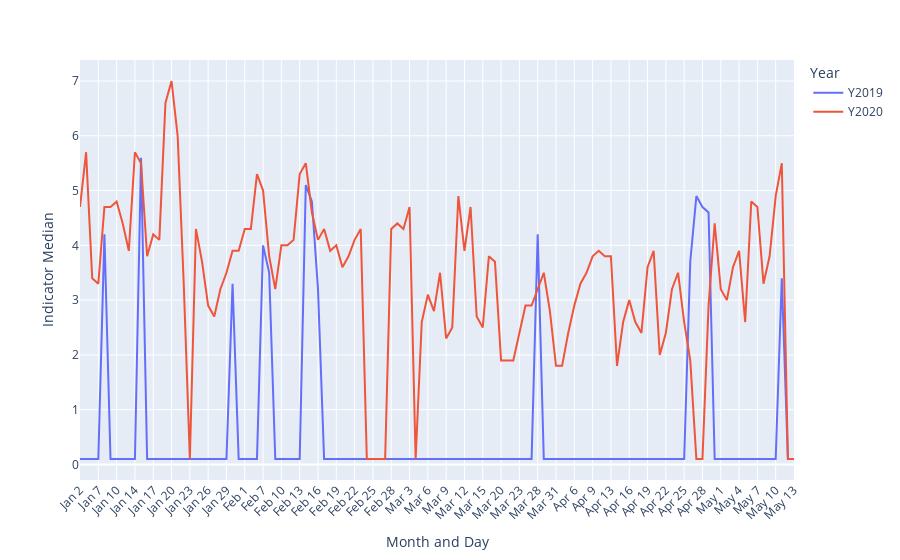

Notebook code for this chart:
### Markdown cell above
## Line stack creation

### Code cell
def line_plot(data, kpi, country):
    try:
        data = data[(data["Specie"]==kpi) & (data["CountryName"]==country)]
        sub_df = data[data.groupby('DayMonth').DayMonth.transform('count')>1].copy()
        fig = px.line(sub_df.sort_values(["DayOfYear"]), x="DayMonth", y="median", color="Year") #labels={'x':'DayMonth'}
        fig.update_xaxes(tickangle=-45, title_text='Month and Day')
        fig.update_yaxes(title_text='Indicator Median')
    except:
        pass
    return fig

data2019_grouped = clean_data2019[["DayOfYear", "DayMonth", "Specie", "Country3", "CountryName", "median"]].groupby(["DayOfYear", "DayMonth", "Specie", "Country3", "CountryName"], as_index=False).mean().sort_values('DayOfYear', ascending=True)
data2020_grouped = clean_data2020[["DayOfYear", "DayMonth", "Specie", "Country3", "CountryName", "median"]].groupby(["DayOfYear", "DayMonth", "Specie", "Country3", "CountryName"], as_index=False).mean().sort_values('DayOfYear', ascending=True)
data2019_grouped['Year'] = 'Y2019'
data2020_grouped['Year'] = 'Y2020'

data_grouped_days = pd.concat([data2019_grouped, data2020_grouped])
#data_grouped_days = data_grouped_days[data_grouped_days.groupby('DayMonth').DayMonth.transform('count')>1].copy()
#data_grouped_days = data_grouped_days[(data_grouped_days["Specie"]=="co") & (data_grouped_days["CountryName"]=="Argentina")]

figure = line_plot(data_grouped_days, 'co', 'Argentina')
figure.show()

### Figure 1 — Plotly figure (JSON) as saved in the notebook; plotly's stock layout.template omitted (floating-point values rounded to 4 significant figures)
{"data": [{"hoverlabel": {"namelength": 0}, "hovertemplate": "Year=Y2019<br>DayMonth=%{x}<br>median=%{y}", "legendgroup": "Y2019", "line": {"color": "#636efa", "dash": "solid"}, "mode": "lines", "name": "Y2019", "showlegend": true, "type": "scatter", "x": ["Jan 2", "Jan 3", "Jan 6", "Jan 7", "Jan 8", "Jan 9", "Jan 10", "Jan 11", "Jan 13", "Jan 14", "Jan 15", "Jan 16", "Jan 17", "Jan 18", "Jan 19", "Jan 20", "Jan 21", "Jan 22", "Jan 23", "Jan 24", "Jan 25", "Jan 26", "Jan 27", "Jan 28", "Jan 29", "Jan 30", "Jan 31", "Feb 1", "Feb 2", "Feb 6", "Feb 7", "Feb 8", "Feb 9", "Feb 10", "Feb 11", "Feb 12", "Feb 13", "Feb 14", "Feb 15", "Feb 16", "Feb 17", "Feb 18", "Feb 19", "Feb 20", "Feb 21", "Feb 22", "Feb 23", "Feb 24", "Feb 25", "Feb 26", "Feb 27", "Feb 28", "Mar 1", "Mar 2", "Mar 3", "Mar 4", "Mar 5", "Mar 6", "Mar 7", "Mar 8", "Mar 9", "Mar 10", "Mar 11", "Mar 12", "Mar 13", "Mar 14", "Mar 15", "Mar 18", "Mar 19", "Mar 20", "Mar 21", "Mar 22", "Mar 23", "Mar 26", "Mar 27", "Mar 28", "Mar 29", "Mar 30", "Mar 31", "Apr 2", "Apr 3", "Apr 6", "Apr 7", "Apr 8", "Apr 9", "Apr 10", "Apr 12", "Apr 13", "Apr 14", "Apr 15", "Apr 16", "Apr 17", "Apr 18", "Apr 19", "Apr 20", "Apr 21", "Apr 22", "Apr 23", "Apr 24", "Apr 25", "Apr 26", "Apr 27", "Apr 28", "Apr 29", "Apr 30", "May 1", "May 2", "May 3", "May 4", "May 5", "May 6", "May 7", "May 8", "May 9", "May 10", "May 11", "May 12", "May 13"], "xaxis": "x", "y": [0.1, 0.1, 0.1, 0.1, 4.2, 0.1, 0.1, 0.1, 0.1, 0.1, 5.6, 0.1, 0.1, 0.1, 0.1, 0.1, 0.1, 0.1, 0.1, 0.1, 0.1, 0.1, 0.1, 0.1, 0.1, 3.3, 0.1, 0.1, 0.1, 0.1, 4, 3.5, 0.1, 0.1, 0.1, 0.1, 0.1, 5.1, 4.8, 3.2, 0.1, 0.1, 0.1, 0.1, 0.1, 0.1, 0.1, 0.1, 0.1, 0.1, 0.1, 0.1, 0.1, 0.1, 0.1, 0.1, 0.1, 0.1, 0.1, 0.1, 0.1, 0.1, 0.1, 0.1, 0.1, 0.1, 0.1, 0.1, 0.1, 0.1, 0.1, 0.1, 0.1, 0.1, 0.1, 4.2, 0.1, 0.1, 0.1, 0.1, 0.1, 0.1, 0.1, 0.1, 0.1, 0.1, 0.1, 0.1, 0.1, 0.1, 0.1, 0.1, 0.1, 0.1, 0.1, 0.1, 0.1, 0.1, 0.1, 0.1, 3.7, 4.9, 4.7, 4.6, 0.1, 0.1, 0.1, 0.1, 0.1, 0.1, 0.1, 0.1, 0.1, 0.1, 0.1, 3.4, 0.1, 0.1], "yaxis": "y"}, {"hoverlabel": {"namelength": 0}, "hovertemplate": "Year=Y2020<br>DayMonth=%{x}<br>median=%{y}", "legendgroup": "Y2020", "line": {"color": "#EF553B", "dash": "solid"}, "mode": "lines", "name": "Y2020", "showlegend": true, "type": "scatter", "x": ["Jan 2", "Jan 3", "Jan 6", "Jan 7", "Jan 8", "Jan 9", "Jan 10", "Jan 11", "Jan 13", "Jan 14", "Jan 15", "Jan 16", "Jan 17", "Jan 18", "Jan 19", "Jan 20", "Jan 21", "Jan 22", "Jan 23", "Jan 24", "Jan 25", "Jan 26", "Jan 27", "Jan 28", "Jan 29", "Jan 30", "Jan 31", "Feb 1", "Feb 2", "Feb 6", "Feb 7", "Feb 8", "Feb 9", "Feb 10", "Feb 11", "Feb 12", "Feb 13", "Feb 14", "Feb 15", "Feb 16", "Feb 17", "Feb 18", "Feb 19", "Feb 20", "Feb 21", "Feb 22", "Feb 23", "Feb 24", "Feb 25", "Feb 26", "Feb 27", "Feb 28", "Mar 1", "Mar 2", "Mar 3", "Mar 4", "Mar 5", "Mar 6", "Mar 7", "Mar 8", "Mar 9", "Mar 10", "Mar 11", "Mar 12", "Mar 13", "Mar 14", "Mar 15", "Mar 18", "Mar 19", "Mar 20", "Mar 21", "Mar 22", "Mar 23", "Mar 26", "Mar 27", "Mar 28", "Mar 29", "Mar 30", "Mar 31", "Apr 2", "Apr 3", "Apr 6", "Apr 7", "Apr 8", "Apr 9", "Apr 10", "Apr 12", "Apr 13", "Apr 14", "Apr 15", "Apr 16", "Apr 17", "Apr 18", "Apr 19", "Apr 20", "Apr 21", "Apr 22", "Apr 23", "Apr 24", "Apr 25", "Apr 26", "Apr 27", "Apr 28", "Apr 29", "Apr 30", "May 1", "May 2", "May 3", "May 4", "May 5", "May 6", "May 7", "May 8", "May 9", "May 10", "May 11", "May 12", "May 13"], "xaxis": "x", "y": [4.7, 5.7, 3.4, 3.3, 4.7, 4.7, 4.8, 4.4, 3.9, 5.7, 5.5, 3.8, 4.2, 4.1, 6.6, 7, 6, 3.3, 0.1, 4.3, 3.7, 2.9, 2.7, 3.2, 3.5, 3.9, 3.9, 4.3, 4.3, 5.3, 5, 3.8, 3.2, 4, 4, 4.1, 5.3, 5.5, 4.6, 4.1, 4.3, 3.9, 4, 3.6, 3.8, 4.1, 4.3, 0.1, 0.1, 0.1, 0.1, 4.3, 4.4, 4.3, 4.7, 0.1, 2.6, 3.1, 2.8, 3.5, 2.3, 2.5, 4.9, 3.9, 4.7, 2.7, 2.5, 3.8, 3.7, 1.9, 1.9, 1.9, 2.4, 2.9, 2.9, 3.2, 3.5, 2.8, 1.8, 1.8, 2.4, 2.9, 3.3, 3.5, 3.8, 3.9, 3.8, 3.8, 1.8, 2.6, 3, 2.6, 2.4, 3.6, 3.9, 2, 2.4, 3.2, 3.5, 2.6, 1.9, 0.1, 0.1, 2.9, 4.4, 3.2, 3, 3.6, 3.9, 2.6, 4.8, 4.7, 3.3, 3.8, 4.9, 5.5, 0.1, 0.1], "yaxis": "y"}], "layout": {"legend": {"title": {"text": "Year"}, "tracegroupgap": 0}, "margin": {"t": 60}, "xaxis": {"anchor": "y", "domain": [0, 1], "tickangle": -45, "title": {"text": "Month and Day"}}, "yaxis": {"anchor": "x", "domain": [0, 1], "title": {"text": "Indicator Median"}}}}
